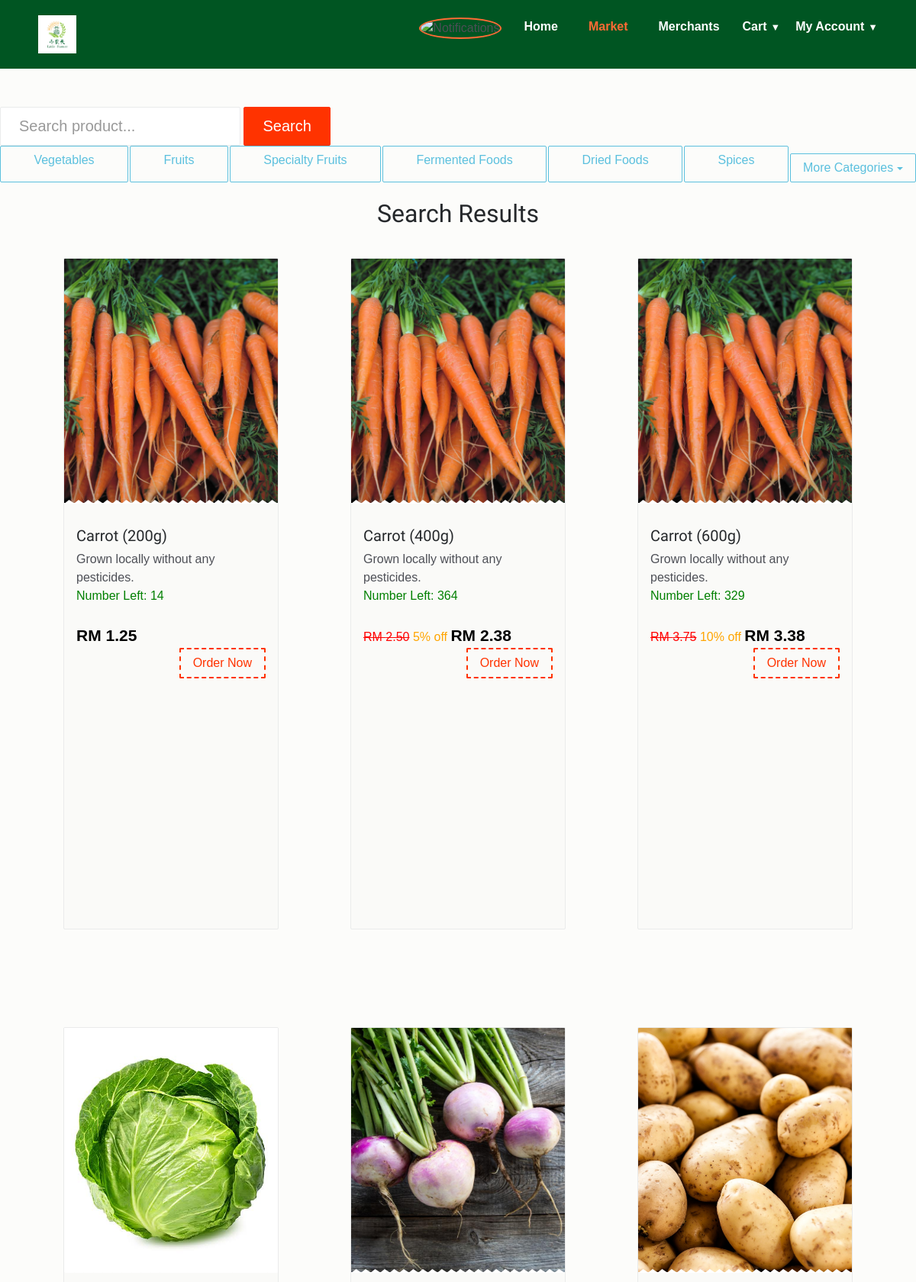
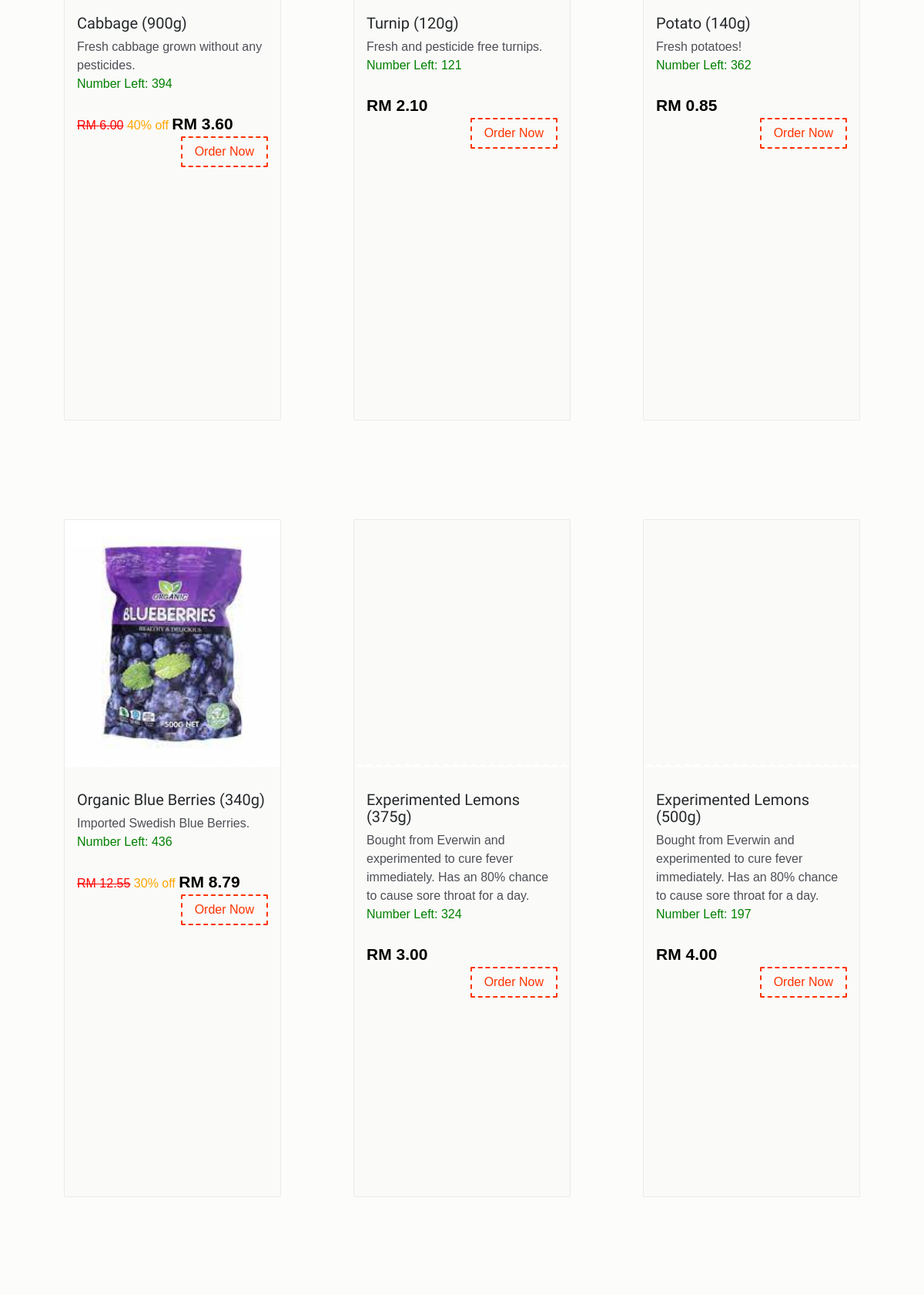
The page /search.php?category=1 (signed in, upper part) on the database its author committed (2 pictures, top to bottom).
### tables this page shows
CREATE TABLE `categories` (
  `categories_id` int(11) NOT NULL,
  `categories_name` varchar(255) NOT NULL,
  `categories_active` int(11) NOT NULL DEFAULT 0,
  `categories_status` int(11) NOT NULL DEFAULT 0
);

CREATE TABLE `tblprice` (
  `priceNo` int(10) NOT NULL,
  `productID` varchar(30) NOT NULL,
  `proQuant` int(11) NOT NULL,
  `proWeight` int(20) NOT NULL,
  `proPrice` float NOT NULL,
  `proDisc` int(11) NOT NULL DEFAULT 0
);

CREATE TABLE `product` (
  `product_id` int(11) NOT NULL,
  `productCode` varchar(30) NOT NULL,
  `product_name` varchar(255) NOT NULL,
  `product_image` text NOT NULL,
  `descr` varchar(500) NOT NULL,
  `categories_id` int(11) NOT NULL,
  `owner` text NOT NULL,
  `product_date` text NOT NULL,
  `lowStock` int(5) NOT NULL,
  `status` int(11) NOT NULL DEFAULT 0
);

### config/search.php (called while the page is built)
<?php
$max = 12;

### search.php (the view, shortened to what this page needs)
<!DOCTYPE html>
<html lang="en">
<head>
    <link href="css/bootstrap.min.css" rel="stylesheet">
    <link href="css/font-awesome.min.css" rel="stylesheet">
    <link href="css/animsition.min.css" rel="stylesheet">
    <link href="css/animate.css" rel="stylesheet">
    <link href="css/style.css" rel="stylesheet">
</head>
<body class="home">
    <?php
    include("config/connect.php");
    include("config/search.php");
    include("includes/header.php");
    ?>
    <div>
        <div class="banner-form">
            <form class="form-inline" method="get">
                <div class="form-group" style="margin-top:50px;">
                    <div class="form-group">
                        <input type="text" class="form-control form-control-lg" id="searchQuery" name="query" value="<?php if(isset($_GET['query'])) { echo htmlentities ($_GET['query']); }?>" placeholder="Search product...">
                        <input type="submit" class="btn theme-btn btn-lg" value="Search">
                    </div>
                </div>
            </form>
        </div>
        <?php
        include("includes/categories_bar.php");
        ?>
        <br/>
    </div>
    <?php
    echo '<section class="popular">
            <div class="container">
                <div class="title text-xs-center m-b-30">
                    <h2>Search Results</h2>
                </div>
                <div class="row">';
                if (isset($_GET['query']))
                {
                    $query = mysqli_query($db,"SELECT * from product JOIN tblprice ON product.product_id = tblprice.productID WHERE product_name LIKE '%".addslashes($_GET['query'])."%' LIMIT ".$max);
                }
                else if (isset($_GET['category']))
                {
                    $query = mysqli_query($db,"SELECT * from product JOIN tblprice ON product.product_id = tblprice.productID WHERE categories_id = ".addslashes($_GET['category'])." LIMIT ".$max);
                }
                while($product=mysqli_fetch_array($query))
                {
                    echo '<div class="col-xs-12 col-sm-6 col-md-4 food-item">
                            <div class="food-item-wrap">
                                <div class="figure-wrap bg-image search-product" data-image-src="'.$product['product_image'].'">
                                </div>
                                <div class="product content" >
                                    <div class="price-btn-block" data-price-id="'.$product['priceNo'].'" data-product-owner="'.$product['owner'].'">
                                        <a href="products.php?merchant='.$product['owner'].'"> <h5>'.$product['product_name'].' ('.$product['proWeight'].'g)</h5></a>
                                        <div>'.$product['descr'].'</div>
                                        <div class="product-name" style="color: green;">Number Left: '. (int) $product['proQuant'].'</div>';
                                        $stmt = $db->prepare("SELECT price FROM custom_prices WHERE price_id = ? AND user_id = ?");
                                        $stmt->bind_param("ii", $product['priceNo'], $_SESSION['user_id']);
                                        $stmt->execute();
                                        $custom = $stmt->get_result();
                                        $customPrice = number_format($custom->fetch_assoc()['price'], 2, '.', '');
                                        if ($customPrice != 0) {
                                        echo '            <span class="price">RM ' . $customPrice . '</span>';
                                        }
                                        else if ($product['proDisc'] == 0) {
                                        echo '            <span class="price">RM ' . number_format($product['proPrice'], 2) . '</span>';
                                        }
                                        else {
                                        echo '            <a style="text-decoration: line-through; color: red;">RM ' . number_format($product['proPrice'], 2, '.', '') . '</a>
                                                          <a style="color: orange;">'. $product['proDisc'] .'% off</a>
                                                          <span class="price">RM ' . number_format($product['proPrice']*(1-$product['proDisc']/100), 2, '.', '') . '</span>';
                                        }
                                        echo '
                                        <br/><button class="btn theme-btn-dash pull-right addToCart">Order Now</button>
                                    </div>
                                </div>
                            </div>
                        </div>';
                }
        echo   '</div>
            </div>
        </section>';
    ?>
</body>
</html>

### includes/categories_bar.php (shortened to what this page needs)
<div class="categories">
    <?php
    $query = "SELECT categories_id, categories_name FROM categories WHERE categories_status = 1";
    $result = mysqli_query($db, $query);
    $count = 0;
    while ($row = mysqli_fetch_assoc($result)) {
        if ($count < 6) {
            echo '<a href="search.php?category='.$row["categories_id"].'" class="btn btn-outline-info category" role="button">'.$row["categories_name"].'</a>';
        } else {
            if ($count == 6) {
                echo '<div class="dropdown">';
                echo '<button class="btn btn-outline-info dropdown-toggle" type="button" id="dropdownMenuButton" data-toggle="dropdown" aria-haspopup="true" aria-expanded="false">';
                echo 'More Categories';
                echo '</button>';
            }
        }
        $count++;
    }
    if ($count >= 6) {
        echo '</div>';
    }
    ?>
</div>

### css/style.css (style rules this page uses)
body { background: rgba(252, 251, 249, 0.68); font-size: 1rem; color: #4d4f56; font-weight: 400; overflow-x: hidden; }
.h1, .h2, .h3, .h4, .h5, .h6, h1, h2, h3, h4, h5, h6 { font-family: "Source Sans Pro", sans-serif; color: #25282b; }
a { color: #f30; }
.container { max-width: 1270px; width: 94%; }
.form-control { border: 1px solid #eaebeb; border-radius: 2px; }
.form-control-lg, .dropdown-menu, .btn, .btn-group-lg > .btn, .btn-lg, .img-rounded { border-radius: 2px; }
.btn { transition: all .4s; }
.theme-btn { background-color: #f30; border-color: #f30; color: #fff; }
.theme-btn-dash { border: 2px dashed #f30; background-color: transparent; color: #f30; }
.theme-btn-dash:hover, .theme-btn, .theme-btn.btn-lg:hover, .btn-secondary:hover { background-color: #f30; color: #fff; border: 1px solid #f30; }
.m-b-30 { margin-bottom: 30px; }
.popular { background-size: 100%; }
.food-item-wrap { border: 1px solid #eaebeb; border-radius: 2px; overflow: hidden; margin: 0 2em 8em 2em; background: #fafaf8; height: 110vh; }
.food-item-wrap .price { font-size: 21px; font-weight: 700; color: #000; margin-top: 4px; display: inline-block; }
.food-item-wrap .product-name { margin-bottom: 20px; }
.food-item-wrap .content { padding: 2em 1em 3em; }
.food-item-wrap .figure-wrap { position: relative; height: 40vh; }
.food-item-wrap .figure-wrap:after { position: absolute; bottom: -1px; left: 0; content: ""; background: url(../images/zig-zag.png); width: 100%; height: 5px; }
.product { flex-grow: 1; }
.categories { display: flex; gap: 2px; flex-wrap: wrap; }
.categories .category { flex-grow: 1; }
.title { display: flex; flex-direction: column; align-items: center; justify-content: center; margin-bottom: 2em; text-align: center; }
.dropdown { position: relative; display: inline-block; margin-top: 10px; }

### landing/style.css (style rules this page uses)
* { margin: 0; padding: 0; box-sizing: border-box; }
html, body { height: 100%; font-family: 'Arial', sans-serif; }

### rows shown on the page
categories: categories_name "Vegetables"
categories: categories_name "Fruits"
categories: categories_name "Specialty Fruits"
categories: categories_name "Fermented Foods"
categories: categories_name "Dried Foods"
categories: categories_name "Spices"
categories: shows "More Categories"
tblprice: productID.product_image (picture), productID.product_name "Carrot", proWeight "200", productID.descr "Grown locally without any pesticides.", proQuant "14", proPrice "1.25"
tblprice: productID.product_image (picture), productID.product_name "Carrot", proWeight "400", productID.descr "Grown locally without any pesticides.", proQuant "364", proPrice "2.50", proDisc "5", $product['proPrice']*(1-$product['proDisc']/100) "2.38"
tblprice: productID.product_image (picture), productID.product_name "Carrot", proWeight "600", productID.descr "Grown locally without any pesticides.", proQuant "329", proPrice "3.75", proDisc "10", $product['proPrice']*(1-$product['proDisc']/100) "3.38"
tblprice: productID.product_image (picture), productID.product_name "Cabbage", proWeight "900", productID.descr "Fresh cabbage grown without any pesticides.", proQuant "394", proPrice "6.00", proDisc "40", $product['proPrice']*(1-$product['proDisc']/100) "3.60"
tblprice: productID.product_image (picture), productID.product_name "Turnip", proWeight "120", productID.descr "Fresh and pesticide free turnips.", proQuant "121", proPrice "2.10"
tblprice: productID.product_image (picture), productID.product_name "Potato", proWeight "140", productID.descr "Fresh potatoes!", proQuant "362", proPrice "0.85"
tblprice: productID.product_image (picture), productID.product_name "Organic Blue Berries", proWeight "340", productID.descr "Imported Swedish Blue Berries.", proQuant "436", proPrice "12.55", proDisc "30", $product['proPrice']*(1-$product['proDisc']/100) "8.79"
tblprice: productID.product_name "Experimented Lemons", proWeight "375", productID.descr "Bought from Everwin and experimented to cure fever immediately. Has an 80% chance to cause sore throat for a day.", proQuant "324", proPrice "3.00"
tblprice: productID.product_name "Experimented Lemons", proWeight "500", productID.descr "Bought from Everwin and experimented to cure fever immediately. Has an 80% chance to cause sore throat for a day.", proQuant "197", proPrice "4.00"
